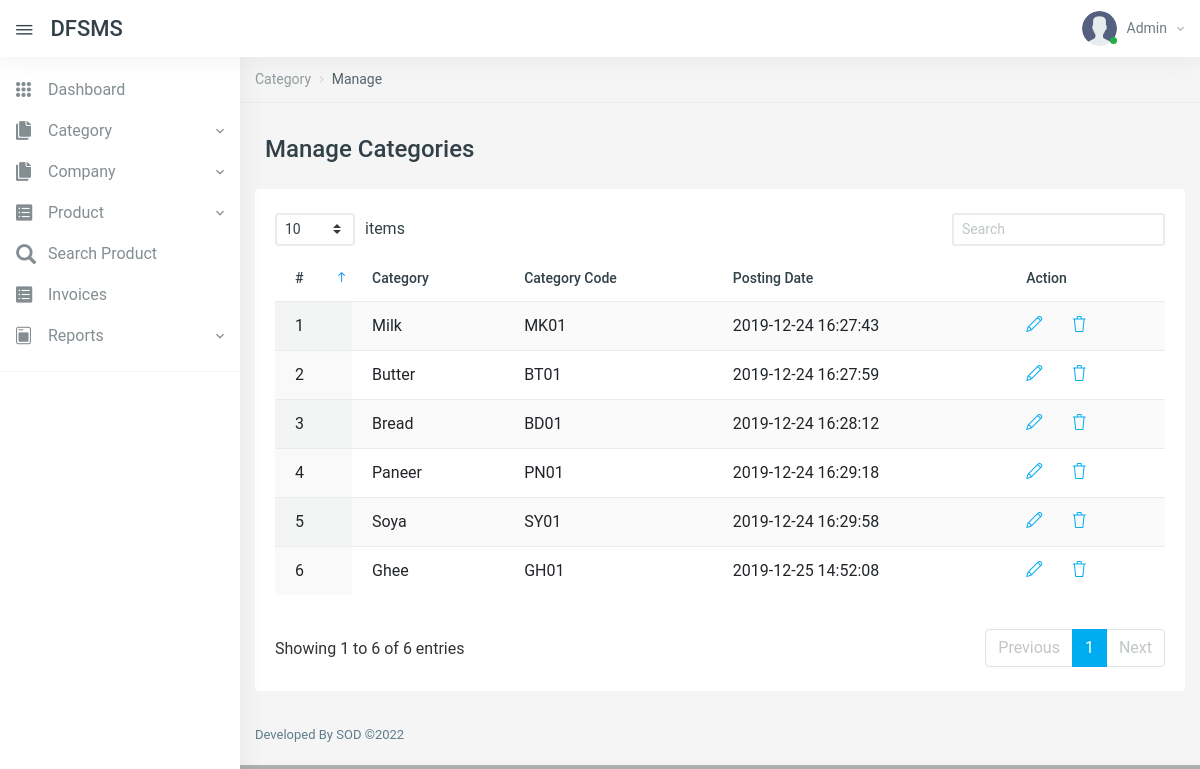
The page /dfsms/manage-categories.php (signed in) on the database its author committed.
### tables this page shows
CREATE TABLE `tblcategory` (
  `id` int(11) NOT NULL,
  `CategoryName` varchar(200) DEFAULT NULL,
  `CategoryCode` varchar(50) DEFAULT NULL,
  `PostingDate` timestamp NULL DEFAULT current_timestamp()
);

### dfsms/manage-categories.php (the view, shortened to what this page needs)
<?php
include('includes/config.php');
if (strlen($_SESSION['aid']==0)) {
  header('location:logout.php');
  } else{
?>
<!DOCTYPE html>
<html lang="en">
<head>
    <link href="vendors/datatables.net-dt/css/jquery.dataTables.min.css" rel="stylesheet" type="text/css" />
    <link href="vendors/datatables.net-responsive-dt/css/responsive.dataTables.min.css" rel="stylesheet" type="text/css" />
    <link href="vendors/jquery-toggles/css/toggles.css" rel="stylesheet" type="text/css">
    <link href="vendors/jquery-toggles/css/themes/toggles-light.css" rel="stylesheet" type="text/css">
    <link href="dist/css/style.css" rel="stylesheet" type="text/css">
</head>
<body>
	<div class="hk-wrapper hk-vertical-nav">
<?php include_once('includes/navbar.php');
include_once('includes/sidebar.php');
?>
        <div class="hk-pg-wrapper">
            <nav class="hk-breadcrumb" aria-label="breadcrumb">
                <ol class="breadcrumb breadcrumb-light bg-transparent">
<li class="breadcrumb-item"><a href="#">Category</a></li>
<li class="breadcrumb-item active" aria-current="page">Manage</li>
                </ol>
            </nav>
            <div class="container">
<div class="hk-pg-header">
 <h4 class="hk-pg-title"><span class="pg-title-icon"><span class="feather-icon"><i data-feather="database"></i></span></span>Manage Categories</h4>
                </div>
                <div class="row">
                    <div class="col-xl-12">
                        <section class="hk-sec-wrapper">
                            <div class="row">
                                <div class="col-sm">
                                    <div class="table-wrap">
                                        <table id="datable_1" class="table table-hover w-100 display pb-30">
                                            <thead>
                                                <tr>
                                                    <th>#</th>
                                                    <th>Category</th>
                                                    <th>Category Code</th>
                                                    <th>Posting Date</th>
                                                    <th>Action</th>
                                                </tr>
                                            </thead>
                                            <tbody>
<?php
$rno=mt_rand(10000,99999);
$query=mysqli_query($con,"select * from tblcategory");
$cnt=1;
while($row=mysqli_fetch_array($query))
{
?>
<tr>
<td><?php echo $cnt;?></td>
<td><?php echo $row['CategoryName'];?></td>
<td><?php echo $row['CategoryCode'];?></td>
<td><?php echo $row['PostingDate'];?></td>
<td>
<a href="edit-category.php?catid=<?php echo base64_encode($row['id'].$rno);?>" class="mr-25" data-toggle="tooltip" data-original-title="Edit"> <i class="icon-pencil"></i></a>
<a href="manage-categories.php?del=<?php echo base64_encode($row['id'].$rno);?>" data-toggle="tooltip" data-original-title="Delete" onclick="return confirm('Do you really want to delete?');"> <i class="icon-trash txt-danger"></i> </a>
</td>
</tr>
<?php
$cnt++;
} ?>
                                            </tbody>
                                        </table>
                                    </div>
                                </div>
                            </div>
                        </section>
                    </div>
                </div>
            </div>
<?php include_once('includes/footer.php');?>
        </div>
    </div>
</body>
</html>
<?php } ?>

### dfsms/includes/navbar.php (shortened to what this page needs)
     <nav class="navbar navbar-expand-xl navbar-light fixed-top hk-navbar">
            <a id="navbar_toggle_btn" class="navbar-toggle-btn nav-link-hover" href="javascript:void(0);"><i class="ion ion-ios-menu"></i></a>
            <a class="navbar-brand" href="dashboard.php">DFSMS
            </a>
            <ul class="navbar-nav hk-navbar-content">
                <li class="nav-item dropdown dropdown-authentication">
                    <a class="nav-link dropdown-toggle no-caret" href="#" role="button" data-toggle="dropdown" aria-haspopup="true" aria-expanded="false">
                        <div class="media">
                            <div class="media-img-wrap">
                                <div class="avatar">
                                    <img src="dist/img/user.png" alt="user" class="avatar-img rounded-circle">
                                </div>
                                <span class="badge badge-success badge-indicator"></span>
                            </div>
<?php
$adminid=$_SESSION['aid'];
$query=mysqli_query($con,"select AdminName from tbladmin where id='$adminid'");
$row=mysqli_fetch_array($query);
?>
                            <div class="media-body">
                                <span><?php echo $row['AdminName'];?><i class="zmdi zmdi-chevron-down"></i></span>
                            </div>
                        </div>
                    </a>
                </li>
            </ul>
        </nav>

### dfsms/includes/sidebar.php (shortened to what this page needs)
        <nav class="hk-nav hk-nav-light">
            <div class="nicescroll-bar">
                <div class="navbar-nav-wrap">
                    <ul class="navbar-nav flex-column">
<li class="nav-item">
<a class="nav-link" href="dashboard.php">
<i class="ion ion-ios-keypad"></i>
<span class="nav-link-text">Dashboard</span>
</a>
</li>
<li class="nav-item">
<a class="nav-link" href="javascript:void(0);" data-toggle="collapse" data-target="#cats_drp">
<i class="ion ion-ios-copy"></i>
<span class="nav-link-text">Category</span></a>
</li>
<li class="nav-item">
<a class="nav-link" href="javascript:void(0);" data-toggle="collapse" data-target="#company_drp">
<i class="ion ion-ios-copy"></i>
<span class="nav-link-text">Company</span></a>
</li>
<li class="nav-item">
<a class="nav-link" href="javascript:void(0);" data-toggle="collapse" data-target="#product_drp">
<i class="ion ion-ios-list-box"></i>
<span class="nav-link-text">Product</span></a>
</li>
<li class="nav-item">
<a class="nav-link" href="search-product.php">
<i class="glyphicon glyphicon-search"></i>
<span class="nav-link-text">Search Product</span>
</a>
</li>
<li class="nav-item">
<a class="nav-link" href="invoices.php">
<i class="ion ion-ios-list-box"></i>
<span class="nav-link-text">Invoices</span>
</a>
</li>
<li class="nav-item">
<a class="nav-link" href="javascript:void(0);" data-toggle="collapse" data-target="#reports_drp">
<i class="ion ion-ios-today"></i>
<span class="nav-link-text">Reports</span></a>
</li>
</ul>
                    <hr class="nav-separator">
                </div>
            </div>
        </nav>

### dfsms/includes/footer.php
            <div class="hk-footer-wrap container">
                <footer class="footer">
                    <div class="row">
                        <div class="col-md-6 col-sm-12">
<p>Developed By SOD ©2022</p>
                        </div>
                    </div>
                </footer>
            </div>

### rows shown on the page
tblcategory: CategoryName "Milk", CategoryCode "MK01", PostingDate "2019-12-24 16:27:43"
tblcategory: CategoryName "Butter", CategoryCode "BT01", PostingDate "2019-12-24 16:27:59"
tblcategory: CategoryName "Bread", CategoryCode "BD01", PostingDate "2019-12-24 16:28:12"
tblcategory: CategoryName "Paneer", CategoryCode "PN01", PostingDate "2019-12-24 16:29:18"
tblcategory: CategoryName "Soya", CategoryCode "SY01", PostingDate "2019-12-24 16:29:58"
tblcategory: CategoryName "Ghee", CategoryCode "GH01", PostingDate "2019-12-25 14:52:08"

### other values the page prints
$row['AdminName'] "Admin"
